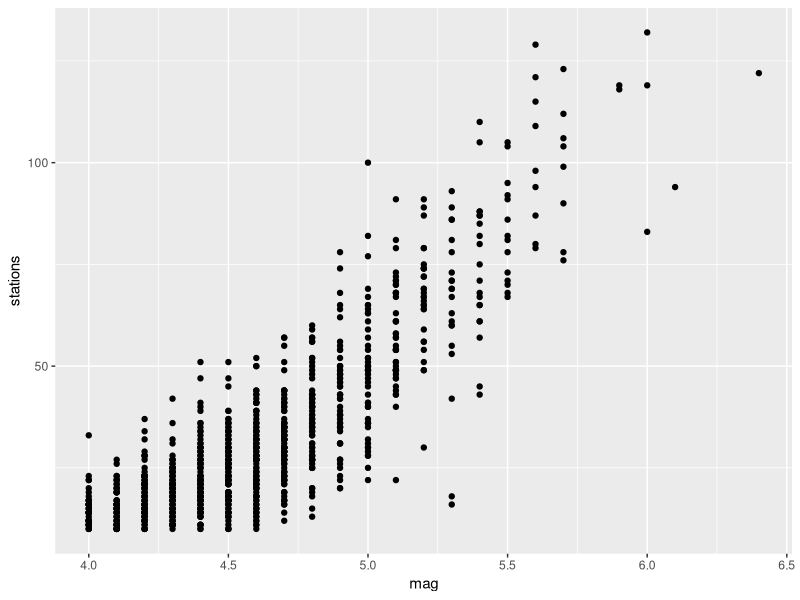

The R script that drew this image:
# Our first R script

# Lines starting with a # are comments. You can write anything you like there and
# it will be ignored when 'run' in R/RStudio. These are useful for adding notes
# to yourself for later.

# This first command loads up the `tidyverse` library/package which includes
# `ggplot2` for creating pretty charts.
library(tidyverse)

# Now we'll load some data on earthquakes from around Fiji
data(quakes)

# Let's plot the earthquake magnitude versus the number
# of stations that detect them
ggplot(data=quakes) +
  geom_point(mapping=aes(x=mag, y=stations))

# You can add more code or comments below here.
